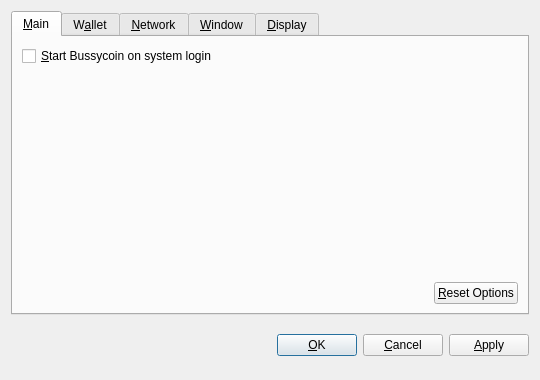
<?xml version="1.0" encoding="UTF-8"?>
<ui version="4.0">
 <class>OptionsDialog</class>
 <widget class="QDialog" name="OptionsDialog">
  <property name="geometry">
   <rect>
    <x>0</x>
    <y>0</y>
    <width>540</width>
    <height>380</height>
   </rect>
  </property>
  <property name="windowTitle">
   <string>Options</string>
  </property>
  <property name="modal">
   <bool>true</bool>
  </property>
  <layout class="QVBoxLayout" name="verticalLayout">
   <item>
    <widget class="QTabWidget" name="tabWidget">
     <property name="tabPosition">
      <enum>QTabWidget::North</enum>
     </property>
     <property name="currentIndex">
      <number>0</number>
     </property>
     <widget class="QWidget" name="tabMain">
      <attribute name="title">
       <string>&amp;Main</string>
      </attribute>
      <layout class="QVBoxLayout" name="verticalLayout_Main">
       <item>
        <widget class="QCheckBox" name="bitcoinAtStartup">
         <property name="toolTip">
          <string>Automatically start Bussycoin after logging in to the system.</string>
         </property>
         <property name="text">
          <string>&amp;Start Bussycoin on system login</string>
         </property>
        </widget>
       </item>
       <item>
        <spacer name="verticalSpacer_Main">
         <property name="orientation">
          <enum>Qt::Vertical</enum>
         </property>
         <property name="sizeHint" stdset="0">
          <size>
           <width>20</width>
           <height>40</height>
          </size>
         </property>
        </spacer>
       </item>
       <item>
        <layout class="QHBoxLayout" name="horizontalLayout_2_Main">
         <item>
          <spacer name="horizontalSpacer_2_Main">
           <property name="orientation">
            <enum>Qt::Horizontal</enum>
           </property>
           <property name="sizeHint" stdset="0">
            <size>
             <width>40</width>
             <height>20</height>
            </size>
           </property>
          </spacer>
         </item>
         <item>
          <widget class="QPushButton" name="resetButton">
           <property name="toolTip">
            <string>Reset all client options to default.</string>
           </property>
           <property name="text">
            <string>&amp;Reset Options</string>
           </property>
           <property name="autoDefault">
            <bool>false</bool>
           </property>
          </widget>
         </item>
        </layout>
       </item>
      </layout>
     </widget>
     <widget class="QWidget" name="tabWallet">
      <attribute name="title">
       <string>W&amp;allet</string>
      </attribute>
      <layout class="QVBoxLayout" name="verticalLayout_Network">
       <item>
        <widget class="QLabel" name="transactionFeeInfoLabel">
         <property name="text">
          <string>Optional transaction fee per kB that helps make sure your transactions are processed quickly. Most transactions are 1 kB.</string>
         </property>
         <property name="textFormat">
          <enum>Qt::PlainText</enum>
         </property>
         <property name="wordWrap">
          <bool>true</bool>
         </property>
        </widget>
       </item>
       <item>
        <layout class="QHBoxLayout" name="horizontalLayout_1_Main">
         <item>
          <widget class="QLabel" name="transactionFeeLabel">
           <property name="text">
            <string>Pay transaction &amp;fee</string>
           </property>
           <property name="textFormat">
            <enum>Qt::PlainText</enum>
           </property>
           <property name="buddy">
            <cstring>transactionFee</cstring>
           </property>
          </widget>
         </item>
         <item>
          <widget class="BitcoinAmountField" name="transactionFee"/>
         </item>
         <item>
          <spacer name="horizontalSpacer_1_Main">
           <property name="orientation">
            <enum>Qt::Horizontal</enum>
           </property>
           <property name="sizeHint" stdset="0">
            <size>
             <width>40</width>
             <height>20</height>
            </size>
           </property>
          </spacer>
         </item>
        </layout>
       </item>
       <item>
        <widget class="QLabel" name="label">
         <property name="text">
          <string>If you disable the spending of unconfirmed change, the change from a transaction cannot be used until that transaction has at least one confirmation. This also affects how your balance is computed.</string>
         </property>
         <property name="wordWrap">
          <bool>true</bool>
         </property>
        </widget>
       </item>
       <item>
        <widget class="QCheckBox" name="spendZeroConfChange">
         <property name="text">
          <string>Spend unconfirmed change  (experts only)</string>
         </property>
        </widget>
       </item>
       <item>
        <spacer name="verticalSpacer">
         <property name="orientation">
          <enum>Qt::Vertical</enum>
         </property>
         <property name="sizeHint" stdset="0">
          <size>
           <width>20</width>
           <height>40</height>
          </size>
         </property>
        </spacer>
       </item>
      </layout>
     </widget>
     <widget class="QWidget" name="tabNetwork">
      <attribute name="title">
       <string>&amp;Network</string>
      </attribute>
      <layout class="QVBoxLayout" name="verticalLayout_Network">
       <item>
        <widget class="QCheckBox" name="mapPortUpnp">
         <property name="toolTip">
          <string>Automatically open the Bussycoin client port on the router. This only works when your router supports UPnP and it is enabled.</string>
         </property>
         <property name="text">
          <string>Map port using &amp;UPnP</string>
         </property>
        </widget>
       </item>
       <item>
        <widget class="QCheckBox" name="connectSocks">
         <property name="toolTip">
          <string>Connect to the Bussycoin network through a SOCKS proxy (e.g. when connecting through Tor).</string>
         </property>
         <property name="text">
          <string>&amp;Connect through SOCKS proxy:</string>
         </property>
        </widget>
       </item>
       <item>
        <layout class="QHBoxLayout" name="horizontalLayout_Network">
         <item>
          <widget class="QLabel" name="proxyIpLabel">
           <property name="text">
            <string>Proxy &amp;IP:</string>
           </property>
           <property name="textFormat">
            <enum>Qt::PlainText</enum>
           </property>
           <property name="buddy">
            <cstring>proxyIp</cstring>
           </property>
          </widget>
         </item>
         <item>
          <widget class="QValidatedLineEdit" name="proxyIp">
           <property name="maximumSize">
            <size>
             <width>140</width>
             <height>16777215</height>
            </size>
           </property>
           <property name="toolTip">
            <string>IP address of the proxy (e.g. 127.0.0.1)</string>
           </property>
          </widget>
         </item>
         <item>
          <widget class="QLabel" name="proxyPortLabel">
           <property name="text">
            <string>&amp;Port:</string>
           </property>
           <property name="textFormat">
            <enum>Qt::PlainText</enum>
           </property>
           <property name="buddy">
            <cstring>proxyPort</cstring>
           </property>
          </widget>
         </item>
         <item>
          <widget class="QLineEdit" name="proxyPort">
           <property name="maximumSize">
            <size>
             <width>55</width>
             <height>16777215</height>
            </size>
           </property>
           <property name="toolTip">
            <string>Port of the proxy (e.g. 9050)</string>
           </property>
          </widget>
         </item>
         <item>
          <widget class="QLabel" name="socksVersionLabel">
           <property name="text">
            <string>SOCKS &amp;Version:</string>
           </property>
           <property name="textFormat">
            <enum>Qt::PlainText</enum>
           </property>
           <property name="buddy">
            <cstring>socksVersion</cstring>
           </property>
          </widget>
         </item>
         <item>
          <widget class="QValueComboBox" name="socksVersion">
           <property name="toolTip">
            <string>SOCKS version of the proxy (e.g. 5)</string>
           </property>
          </widget>
         </item>
         <item>
          <spacer name="horizontalSpacer_Network">
           <property name="orientation">
            <enum>Qt::Horizontal</enum>
           </property>
           <property name="sizeHint" stdset="0">
            <size>
             <width>40</width>
             <height>20</height>
            </size>
           </property>
          </spacer>
         </item>
        </layout>
       </item>
       <item>
        <spacer name="verticalSpacer_Network">
         <property name="orientation">
          <enum>Qt::Vertical</enum>
         </property>
         <property name="sizeHint" stdset="0">
          <size>
           <width>20</width>
           <height>40</height>
          </size>
         </property>
        </spacer>
       </item>
      </layout>
     </widget>
     <widget class="QWidget" name="tabWindow">
      <attribute name="title">
       <string>&amp;Window</string>
      </attribute>
      <layout class="QVBoxLayout" name="verticalLayout_Window">
       <item>
        <widget class="QCheckBox" name="minimizeToTray">
         <property name="toolTip">
          <string>Show only a tray icon after minimizing the window.</string>
         </property>
         <property name="text">
          <string>&amp;Minimize to the tray instead of the taskbar</string>
         </property>
        </widget>
       </item>
       <item>
        <widget class="QCheckBox" name="minimizeOnClose">
         <property name="toolTip">
          <string>Minimize instead of exit the application when the window is closed. When this option is enabled, the application will be closed only after selecting Quit in the menu.</string>
         </property>
         <property name="text">
          <string>M&amp;inimize on close</string>
         </property>
        </widget>
       </item>
       <item>
        <spacer name="verticalSpacer_Window">
         <property name="orientation">
          <enum>Qt::Vertical</enum>
         </property>
         <property name="sizeHint" stdset="0">
          <size>
           <width>20</width>
           <height>40</height>
          </size>
         </property>
        </spacer>
       </item>
      </layout>
     </widget>
     <widget class="QWidget" name="tabDisplay">
      <attribute name="title">
       <string>&amp;Display</string>
      </attribute>
      <layout class="QVBoxLayout" name="verticalLayout_Display">
       <item>
        <layout class="QHBoxLayout" name="horizontalLayout_1_Display">
         <item>
          <widget class="QLabel" name="langLabel">
           <property name="text">
            <string>User Interface &amp;language:</string>
           </property>
           <property name="textFormat">
            <enum>Qt::PlainText</enum>
           </property>
           <property name="buddy">
            <cstring>lang</cstring>
           </property>
          </widget>
         </item>
         <item>
          <widget class="QValueComboBox" name="lang">
           <property name="toolTip">
            <string>The user interface language can be set here. This setting will take effect after restarting Bussycoin.</string>
           </property>
          </widget>
         </item>
        </layout>
       </item>
       <item>
        <layout class="QHBoxLayout" name="horizontalLayout_2_Display">
         <item>
          <widget class="QLabel" name="unitLabel">
           <property name="text">
            <string>&amp;Unit to show amounts in:</string>
           </property>
           <property name="textFormat">
            <enum>Qt::PlainText</enum>
           </property>
           <property name="buddy">
            <cstring>unit</cstring>
           </property>
          </widget>
         </item>
         <item>
          <widget class="QValueComboBox" name="unit">
           <property name="toolTip">
            <string>Choose the default subdivision unit to show in the interface and when sending coins.</string>
           </property>
          </widget>
         </item>
        </layout>
       </item>
       <item>
        <widget class="QCheckBox" name="displayAddresses">
         <property name="toolTip">
          <string>Whether to show Bussycoin addresses in the transaction list or not.</string>
         </property>
         <property name="text">
          <string>&amp;Display addresses in transaction list</string>
         </property>
        </widget>
       </item>
       <item>
        <widget class="QCheckBox" name="coinControlFeatures">
         <property name="toolTip">
          <string>Whether to show coin control features or not.</string>
         </property>
         <property name="text">
          <string>Display coin &amp;control features (experts only!)</string>
         </property>
        </widget>
       </item>
       <item>
        <spacer name="verticalSpacer_Display">
         <property name="orientation">
          <enum>Qt::Vertical</enum>
         </property>
         <property name="sizeHint" stdset="0">
          <size>
           <width>20</width>
           <height>40</height>
          </size>
         </property>
        </spacer>
       </item>
      </layout>
     </widget>
    </widget>
   </item>
   <item>
    <layout class="QHBoxLayout" name="horizontalLayout_Buttons">
     <item>
      <spacer name="horizontalSpacer_1">
       <property name="orientation">
        <enum>Qt::Horizontal</enum>
       </property>
       <property name="sizeHint" stdset="0">
        <size>
         <width>40</width>
         <height>48</height>
        </size>
       </property>
      </spacer>
     </item>
     <item>
      <widget class="QLabel" name="statusLabel">
       <property name="font">
        <font>
         <weight>75</weight>
         <bold>true</bold>
        </font>
       </property>
       <property name="text">
        <string/>
       </property>
       <property name="textFormat">
        <enum>Qt::PlainText</enum>
       </property>
       <property name="wordWrap">
        <bool>true</bool>
       </property>
      </widget>
     </item>
     <item>
      <spacer name="horizontalSpacer_2">
       <property name="orientation">
        <enum>Qt::Horizontal</enum>
       </property>
       <property name="sizeHint" stdset="0">
        <size>
         <width>40</width>
         <height>48</height>
        </size>
       </property>
      </spacer>
     </item>
     <item>
      <widget class="QPushButton" name="okButton">
       <property name="text">
        <string>&amp;OK</string>
       </property>
      </widget>
     </item>
     <item>
      <widget class="QPushButton" name="cancelButton">
       <property name="text">
        <string>&amp;Cancel</string>
       </property>
       <property name="autoDefault">
        <bool>false</bool>
       </property>
      </widget>
     </item>
     <item>
      <widget class="QPushButton" name="applyButton">
       <property name="text">
        <string>&amp;Apply</string>
       </property>
       <property name="autoDefault">
        <bool>false</bool>
       </property>
      </widget>
     </item>
    </layout>
   </item>
  </layout>
 </widget>
 <customwidgets>
  <customwidget>
   <class>BitcoinAmountField</class>
   <extends>QSpinBox</extends>
   <header>bitcoinamountfield.h</header>
  </customwidget>
  <customwidget>
   <class>QValueComboBox</class>
   <extends>QComboBox</extends>
   <header>qvaluecombobox.h</header>
  </customwidget>
  <customwidget>
   <class>QValidatedLineEdit</class>
   <extends>QLineEdit</extends>
   <header>qvalidatedlineedit.h</header>
  </customwidget>
 </customwidgets>
 <resources/>
 <connections/>
</ui>
